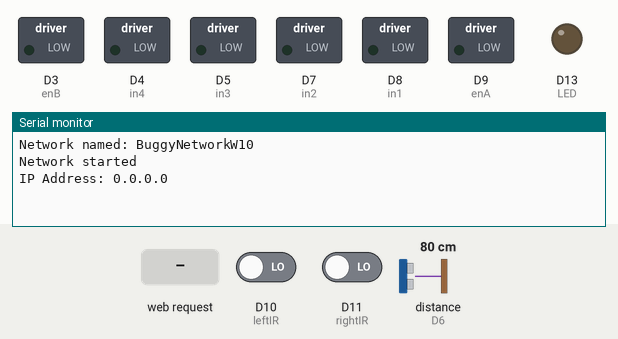
Recording of a sketch running on a simulated Arduino Uno R4 WiFi. Shown: switched loads named in the sketch (green lamp = pin HIGH), output pins drawn as LEDs (lit = HIGH), the last lines printed to the serial monitor. Wiring (inferred from the names in the program): ultrasonic range finder: trigger D2; echo D6. The test bench sets the inputs (shaded band); at power-on: D10 (leftIR) LOW, D11 (rightIR) LOW, distance to the obstacle (sensor on D6) 80 cm. The echo pulse lasts 58.3 µs per cm; pins used as bus, display or sensor lines are not drawn.

Above: at 1.2 s.
1.3 s: HTTP request GET /CMD_STOP received
At 2.5 s:
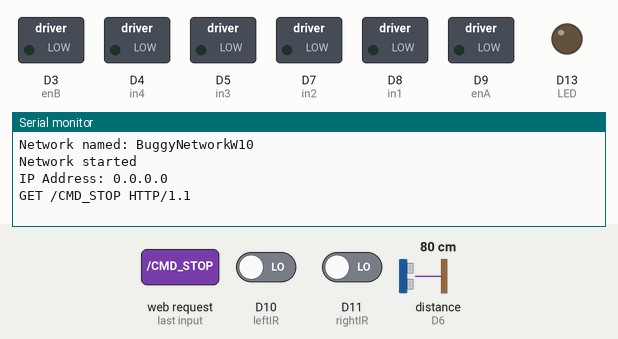
2.8 s: HTTP request GET /CMD_GO received
At 3.6 s:
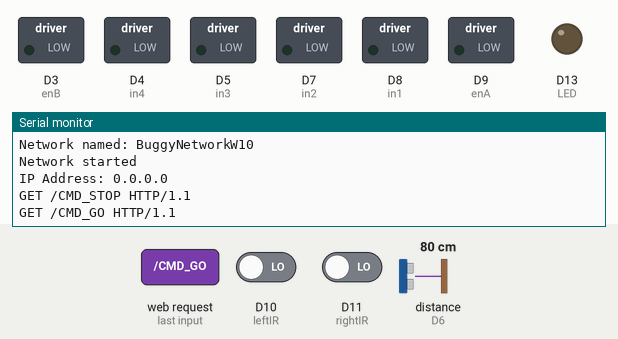

The sketch:

W10_Buggy_Code.ino
```cpp
#include "WiFiS3.h"

char ssid[] = "BuggyNetworkW10";
char pass[] = "MyS3cretToKn0w";

WiFiServer server(5200);
int status = WL_IDLE_STATUS;

// Pins
const int LED = 13;

const int leftIR = 10;
const int rightIR = 11;

const int enA = 9;
const int in1 = 8;
const int in2 = 7;

const int enB = 3;
const int in3 = 5;
const int in4 = 4;

const int trigPin = 2;
const int echoPin = 6;

// Variables
long duration;
float distance;
bool stopped = true;

// ---- Tuning ----
int baseSpeed = 140;      // overall speed
int k = 60;               // correction strength
float leftScale = 1.12;   //
float rightScale = 1.00;
const int rampStep = 8;   // smoothing
const int stopDist = 20;  // cm


const int LINE = HIGH;

int currA = 0;
int currB = 0;

int rampTo(int current, int target) {
  if (current < target) return min(current + rampStep, target);
  if (current > target) return max(current - rampStep, target);
  return current;
}

void stopMotors() {
  analogWrite(enA, 0);
  analogWrite(enB, 0);

  digitalWrite(in1, LOW); digitalWrite(in2, LOW);
  digitalWrite(in3, LOW); digitalWrite(in4, LOW);
}

void setMotorAForward(int pwm) {
  pwm = constrain(pwm, 0, 255);
  digitalWrite(in1, HIGH);
  digitalWrite(in2, LOW);
  analogWrite(enA, pwm);
}

void setMotorBForward(int pwm) {
  pwm = constrain(pwm, 0, 255);
  digitalWrite(in3, HIGH);
  digitalWrite(in4, LOW);
  analogWrite(enB, pwm);
}

void drivePWM(int leftPWM, int rightPWM) {
  leftPWM  = (int)(leftPWM  * leftScale);
  rightPWM = (int)(rightPWM * rightScale);
  leftPWM  = constrain(leftPWM, 0, 255);
  rightPWM = constrain(rightPWM, 0, 255);

  currA = rampTo(currA, leftPWM);
  currB = rampTo(currB, rightPWM);

  setMotorAForward(currA);
  setMotorBForward(currB);
}

float getDistanceCM() {
  digitalWrite(trigPin, LOW);
  delayMicroseconds(2);
  digitalWrite(trigPin, HIGH);
  delayMicroseconds(10);
  digitalWrite(trigPin, LOW);

  duration = pulseIn(echoPin, HIGH, 30000); // 30ms timeout
  if (duration == 0) return 999;
  return (duration * 0.0343) / 2.0;
}

void setup() {
  pinMode(LED, OUTPUT);
  Serial.begin(9600);

  Serial.print("Network named: ");
  Serial.println(ssid);
  status = WiFi.beginAP(ssid, pass);
  Serial.println("Network started");

  IPAddress ip = WiFi.localIP();
  Serial.print("IP Address: ");
  Serial.println(ip);

  server.begin();

  pinMode(leftIR, INPUT);
  pinMode(rightIR, INPUT);

  pinMode(enA, OUTPUT);
  pinMode(in1, OUTPUT);
  pinMode(in2, OUTPUT);

  pinMode(enB, OUTPUT);
  pinMode(in3, OUTPUT);
  pinMode(in4, OUTPUT);

  pinMode(trigPin, OUTPUT);
  pinMode(echoPin, INPUT);
}

void loop() {

  // ---- Communicating with processing ----
  WiFiClient client = server.available();
  if (client) {
    client.setTimeout(5);
    String msg = client.readStringUntil('\n');
    msg.trim();

    if (msg.length() > 0) {
      Serial.println(msg);
      if (msg == "CMD_STOP") stopped = true;
      if (msg == "CMD_GO")   stopped = false;
    }
  }

  // ---- Sensors ----
  int leftVal = digitalRead(leftIR);
  int rightVal = digitalRead(rightIR);

  bool leftOnLine  = (leftVal == LINE);
  bool rightOnLine = (rightVal == LINE);

  // ---- Stop info sent to processing ----
  distance = getDistanceCM();
  if (distance < stopDist) {
    client.write(5);
  }

  if (stopped) {
    if (distance < stopDist){
    client.write(5);}
    else { client.write(6); }
}

  // ---- Stop logic ----
  if (distance < stopDist || stopped) {
    stopMotors();
    currA = 0; currB = 0;
    return;
  }

  // --- Driving logic ---
  if (leftOnLine && rightOnLine) {
    drivePWM(baseSpeed, baseSpeed);
    client.write(1);
  } else if (leftOnLine && !rightOnLine) {
    drivePWM(baseSpeed + k, baseSpeed - k); // steer right
    client.write(2);
  } else if (!leftOnLine && rightOnLine) {
    drivePWM(baseSpeed - k, baseSpeed + k); // steer left
    client.write(3);
  } else {
    drivePWM(baseSpeed - 15, baseSpeed - 15); // junction / wide line
    client.write(4);
  }
}
```

Measured:
- after the input at 1.3 s, the serial monitor: prints a new line at once (image 1)
- after the input at 2.8 s, the serial monitor: prints a new line at once (image 2)
